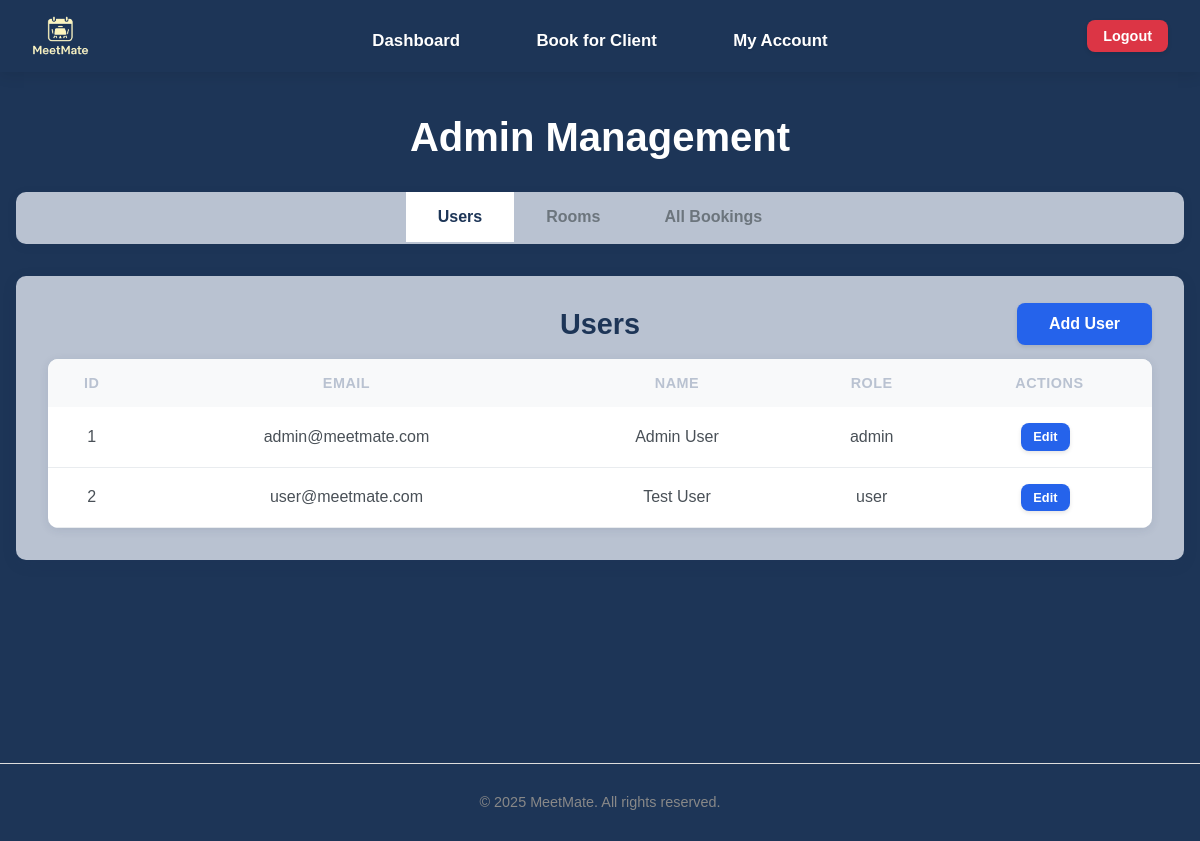
The page /admin (signed in) on the database its author committed.
### tables this page shows
CREATE TABLE users (
                id INTEGER PRIMARY KEY AUTOINCREMENT,
                username TEXT NOT NULL UNIQUE,
                email TEXT NOT NULL UNIQUE,
                password TEXT NOT NULL,
                firstname TEXT,
                lastname TEXT,
                dob TEXT,
                address TEXT,
                role TEXT DEFAULT 'user'
            );

### app.py (the view)
@app.route('/admin')
@login_required
@admin_required
def admin():
    connection = get_database_connection()
    cursor = connection.cursor()
    cursor.execute("SELECT * FROM users ORDER BY username")
    users = [dict(row) for row in cursor.fetchall()]
    cursor.execute("SELECT * FROM rooms ORDER BY name")
    rooms = [dict(row) for row in cursor.fetchall()]
    now = datetime.now()
    current_date = now.date()
    current_time = now.time()
    from datetime import date
    today = date.today().strftime('%Y-%m-%d')
    cursor.execute('''
        SELECT
            b.id,
            b.date,
            b.time_start,
            b.time_end,
            b.notes,
            u.username,
            r.name as room_name,
            admin.username as admin_name
        FROM bookings b
        JOIN users u ON b.user_id = u.id
        JOIN rooms r ON b.room_id = r.id
        LEFT JOIN users admin ON b.booking_admin_id = admin.id
        WHERE b.date = ?
        ORDER BY b.time_start
    ''', (today,))
    today_bookings = []
    for row in cursor.fetchall():
        booking = dict(row)
        if booking['admin_name']:
            booking['booked_by'] = f"Admin: {booking['admin_name']}"
        else:
            booking['booked_by'] = "Self"
        booking_date = date.fromisoformat(booking['date'])
        booking_start_time = time.fromisoformat(booking['time_start'] + ':00' if len(booking['time_start']) == 5 else booking['time_start'])
        if booking_date == current_date:
            booking['can_cancel'] = current_time < booking_start_time
            booking['status'] = 'Complete' if current_time >= booking_start_time else None
        else:
            booking['can_cancel'] = True
            booking['status'] = None
        today_bookings.append(booking)
    cursor.execute('''
        SELECT
            b.id,
            b.date,
            b.time_start,
            b.time_end,
            b.notes,
            u.username,
            r.name as room_name,
            admin.username as admin_name
        FROM bookings b
        JOIN users u ON b.user_id = u.id
        JOIN rooms r ON b.room_id = r.id        LEFT JOIN users admin ON b.booking_admin_id = admin.id
        ORDER BY b.date, b.time_start
    ''')
    all_bookings = []
    for row in cursor.fetchall():
        booking = dict(row)
        if booking['admin_name']:
            booking['booked_by'] = "Admin"
        else:
            booking['booked_by'] = "Self"
        booking_date = date.fromisoformat(booking['date'])
        booking_start_time = time.fromisoformat(booking['time_start'] + ':00' if len(booking['time_start']) == 5 else booking['time_start'])
        if booking_date > current_date:
            booking['can_cancel'] = True
            booking['status'] = None
        elif booking_date == current_date:
            booking['can_cancel'] = current_time < booking_start_time
            booking['status'] = 'Complete' if current_time >= booking_start_time else None
        else:
            booking['can_cancel'] = False
            booking['status'] = 'Complete'
        all_bookings.append(booking)
    connection.close()
    return render_template('admin.html', users=users, rooms=rooms, bookings=all_bookings, today_bookings=today_bookings, today_date=today)

### app.py (called while the page is built)
def get_database_path():
    app_directory = app.root_path
    instance_directory = os.path.join(app_directory, 'instance')
    os.makedirs(instance_directory, exist_ok=True)
    database_path = os.path.join(instance_directory, 'meetmate.db')
    return database_path

def get_database_connection():
    db_path = get_database_path()
    connection = sqlite3.connect(db_path)
    connection.row_factory = sqlite3.Row
    return connection

def get_user_by_id(user_id):
    connection = get_database_connection()
    cursor = connection.cursor()
    cursor.execute("SELECT * FROM users WHERE id = ?", (user_id,))
    user = cursor.fetchone()
    connection.close()
    if user:
        return dict(user)
    return None

def login_required(f):
    @wraps(f)
    def decorated_function(*args, **kwargs):
        if 'user_id' not in session:
            flash('Please login to access this page', 'error')
            return redirect(url_for('login'))
        user = get_user_by_id(session['user_id'])
        if not user:
            session.clear()
            flash('Your account is no longer valid. Please login again.', 'warning')
            return redirect(url_for('login'))
        return f(*args, **kwargs)
    return decorated_function

def admin_required(f):
    @wraps(f)
    def decorated_function(*args, **kwargs):
        if 'user_id' not in session or session.get('role') != 'admin':
            flash('Admin access required for this page', 'error')
            return redirect(url_for('dashboard'))
        user=get_user_by_id(session['user_id'])
        if not user or user['role'] != 'admin':
            session.clear()
            flash('Admin session expired. Please login again.', 'warning')
            return redirect(url_for('login'))
        return f(*args, **kwargs)
    return decorated_function

### templates/admin.html (shortened to what this page needs)
{% extends "base.html" %}
{% block content %}
<div class="admin-dashboard">
    <h1>Admin Management</h1>
    <div class="admin-tabs">
        <button class="tab-btn active" data-tab="users-tab">Users</button>
        <button class="tab-btn" data-tab="rooms-tab">Rooms</button>
        <button class="tab-btn" data-tab="bookings-tab">All Bookings</button>
    </div>
    <div class="tab-content">
        <div id="users-tab" class="tab-pane active">
            <div class="section-header">
                <h2>Users</h2>
                <button class="btn btn-primary" id="add-user-btn">Add User</button>
            </div>
            <div class="table-responsive">
                <table class="admin-table">                    <thead>
                        <tr>
                            <th>ID</th>
                            <th>Email</th>
                            <th>Name</th>
                            <th>Role</th>
                            <th>Actions</th>
                        </tr>
                    </thead>
                    <tbody>
                        {% for user in users %}                            <tr>
                                <td>{{ user.id }}</td>
                                <td>{{ user.email }}</td>
                                <td>{{ user.firstname }} {{ user.lastname }}</td>
                                <td>{{ user.role }}</td>
                                <td>
                                    <button class="btn btn-sm btn-primary edit-user-btn"
                                            data-id="{{ user.id }}"
                                            data-username="{{ user.username }}"
                                            data-email="{{ user.email }}"
                                            data-firstname="{{ user.firstname }}"
                                            data-lastname="{{ user.lastname }}"
                                            data-dob="{{ user.dob }}"
                                            data-address="{{ user.address }}"
                                            data-role="{{ user.role }}">
                                        Edit
                                    </button>
                                </td>
                            </tr>
                        {% endfor %}
                    </tbody>
                </table>
            </div>
        </div>
    </div>
</div>
{% endblock %}

### static/css/style.css (style rules this page uses)
body { font-family: Arial, sans-serif; color: #333; background-color: #1d3557; margin: 0; padding: 0; }
h1, h2, h3, h4, h5, h6 { margin-bottom: 1rem; font-weight: bold; }
.btn { display: inline-block; padding: 0.75rem 1.5rem; border: none; border-radius: 8px; cursor: pointer; font-size: 1rem; font-weight: 600; text-decoration: none; text-align: center; transition: all 0.3s ease; box-shadow: 0 2px 4px rgba(0, 0, 0, 0.1); }
.btn-primary { background-color: #2563eb; color: white; padding: 0.75rem 2rem; border-radius: 8px; font-weight: 600; border: none; cursor: pointer; text-decoration: none; display: inline-block; font-size: 1rem; transition: all 0.3s ease; }
.btn-sm { padding: 0.5rem 1rem; font-size: 0.875rem; }
.admin-dashboard { padding: 0rem 0; background-color: #1d3557; min-height: calc(100vh - 200px); }
.admin-dashboard h1 { color: white; font-size: 2.5rem; font-weight: 700; margin-bottom: 2rem; text-align: center; }
.admin-tabs { margin-bottom: 2rem; border-bottom: 2px solid #b9c2d1; background-color: #b9c2d1; border-radius: 10px; overflow: hidden; box-shadow: 0 2px 10px rgba(29, 53, 87, 0.1); display: flex; justify-content: center; }
.tab-btn { background: #b9c2d1; border: none; padding: 1rem 2rem; cursor: pointer; font-size: 1rem; font-weight: 600; color: #6c757d; transition: all 0.3s ease; }
.tab-btn.active { color: #1d3557; background-color: white; border-bottom-color: #2563eb; }
.tab-content { background-color: #b9c2d1; border-radius: 10px; box-shadow: 0 4px 15px rgba(29, 53, 87, 0.1); overflow: hidden; }
.tab-pane { display: none; padding: 2rem; }
.tab-pane.active { display: block; }
.section-header { margin-bottom: 1rem; border-bottom: 2px solid #b9c2d1; position: relative; display: flex; align-items: center; justify-content: center; }
.section-header h2 { color: #1d3557; margin: 0; font-size: 1.8rem; font-weight: 600; flex: 1; text-align: center; }
.section-header .btn { position: absolute; right: 0; top: 50%; transform: translateY(-50%); }
.table-responsive { overflow-x: auto; border-radius: 10px; box-shadow: 0 2px 10px rgba(29, 53, 87, 0.1); }
.admin-table { width: 100%; border-collapse: collapse; background-color: white; }
.admin-table th { color: #b9c2d1; padding: 1rem 0.75rem; text-align: center; font-weight: 600; font-size: 0.9rem; text-transform: uppercase; letter-spacing: 0.5px; }
.admin-table td { padding: 1rem 0.75rem; text-align: center; border-bottom: 1px solid #e9ecef; color: #495057; vertical-align: middle; }
.admin-table th { background-color: #f8f9fa; font-weight: bold; }
.admin-table .btn { padding: 0.5rem 1rem; border-radius: 8px; font-size: 0.85rem; font-weight: 600; border: none; cursor: pointer; text-decoration: none; display: inline-block; margin-right: 0.5rem; transition: all 0.3s ease; box-shadow: 0 2px 4px rgba(0, 0, 0, 0.1); }
.admin-table .btn-primary { background-color: #2563eb; color: white; }
.admin-table .btn-sm { padding: 0.4rem 0.8rem; font-size: 0.8rem; }

### rows shown on the page
users: id "1", email "admin@meetmate.com", firstname "Admin", lastname "User", role "admin"
users: id "2", email "user@meetmate.com", firstname "Test", lastname "User", role "user"
